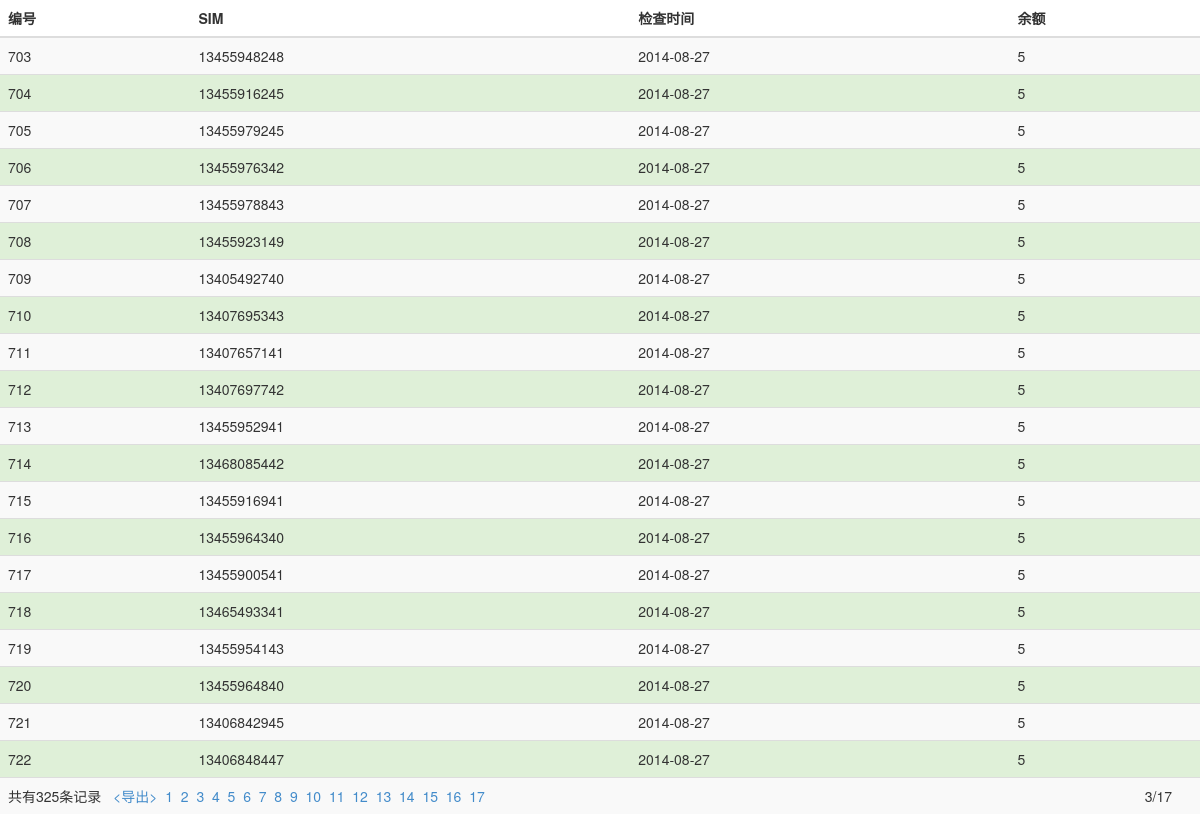
The page /index.php?page=3 on the database its author committed.
### tables this page shows
CREATE TABLE IF NOT EXISTS `baseinfo` (
  `id` int(11) NOT NULL AUTO_INCREMENT,
  `sim` varchar(11) NOT NULL,
  `lastcheck` date NOT NULL,
  `current` float NOT NULL,
  PRIMARY KEY (`id`)
);

### Web/index.php (the view, shortened to what this page needs)
<!DOCTYPE html>
<html>
  <head>
    <link rel="stylesheet" href="css/bootstrap.min.css">
    <link rel="stylesheet" href="css/balance.css">
  </head>
  <body>
    <?php
    $sql = "select * from baseinfo where current < 10 or current = 99999 order by current";
    $result = mysql_query($sql);
    $rowNumber = mysql_num_rows($result);
    $pageSize = 20;
    $pageCount = ceil($rowNumber / $pageSize);
    $pageNum=isset($_GET['page'])?intval($_GET['page']):1;
    $offset = ($pageNum - 1) * $pageSize;
    $sql .= " limit {$offset}, {$pageSize}";
    $result = mysql_query($sql);
    ?>
    <div class="container-fluid">
    <div class="row-fluid">
        <div class="span12">
            <table class="table table-hover table-striped">
                <thead>
                    <tr>
                        <th>
                            编号
                        </th>
                        <th>
                            SIM
                        </th>
                        <th>
                            检查时间
                        </th>
                        <th>
                            余额
                        </th>
                    </tr>
                </thead>
                <tbody>
                    <?php
                    while ($row = mysql_fetch_array($result)) {
                        echo "<tr class = 'success'>";
                        echo "<td>" . $row['id'] . "</td>";
                        echo "<td>" . $row['sim'] . "</td>";
                        echo "<td>" . $row['lastcheck'] . "</td>";
                        echo "<td>" . $row['current'] . "</td>";
                        echo "</tr>";
                    }
                    ?>
                    <tr>
                        <?php
                        echo "<td colspan = '4'>共有" . $rowNumber . "条记录 &nbsp;&nbsp;<a href = 'export.php'><导出></a>&nbsp;&nbsp;";
                        if ($rowNumber <= $pageSize) {
                            echo "1";
                        }
                        else {
                            for ($i=1; $i <= $pageCount ; $i++) {
                                echo "<a href=\"{$_SERVER['PHP_SELF']}?page={$i}\">{$i}</a>&nbsp;&nbsp;";
                            }
                            echo "<span>" . $pageNum . "/" . $pageCount . "</span>";
                        }
                        echo "</td>";
                        ?>
                    </tr>
                </tbody>
            </table>
        </div>
    </div>
</div>
  </body>
</html>

### Web/css/balance.css (style rules this page uses)
td span { float:right; padding-right:20px; }

### rows shown on the page
baseinfo: id "703", sim "13455948248", lastcheck "2014-08-27", current "5"
baseinfo: id "704", sim "13455916245", lastcheck "2014-08-27", current "5"
baseinfo: id "705", sim "13455979245", lastcheck "2014-08-27", current "5"
baseinfo: id "706", sim "13455976342", lastcheck "2014-08-27", current "5"
baseinfo: id "707", sim "13455978843", lastcheck "2014-08-27", current "5"
baseinfo: id "708", sim "13455923149", lastcheck "2014-08-27", current "5"
baseinfo: id "709", sim "13405492740", lastcheck "2014-08-27", current "5"
baseinfo: id "710", sim "13407695343", lastcheck "2014-08-27", current "5"
baseinfo: id "711", sim "13407657141", lastcheck "2014-08-27", current "5"
baseinfo: id "712", sim "13407697742", lastcheck "2014-08-27", current "5"
baseinfo: id "713", sim "13455952941", lastcheck "2014-08-27", current "5"
baseinfo: id "714", sim "13468085442", lastcheck "2014-08-27", current "5"
baseinfo: id "715", sim "13455916941", lastcheck "2014-08-27", current "5"
baseinfo: id "716", sim "13455964340", lastcheck "2014-08-27", current "5"
baseinfo: id "717", sim "13455900541", lastcheck "2014-08-27", current "5"
baseinfo: id "718", sim "13465493341", lastcheck "2014-08-27", current "5"
baseinfo: id "719", sim "13455954143", lastcheck "2014-08-27", current "5"
baseinfo: id "720", sim "13455964840", lastcheck "2014-08-27", current "5"
baseinfo: id "721", sim "13406842945", lastcheck "2014-08-27", current "5"
baseinfo: id "722", sim "13406848447", lastcheck "2014-08-27", current "5"

### other values the page prints
$rowNumber "325"
$pageNum "3"
$pageCount "17"
